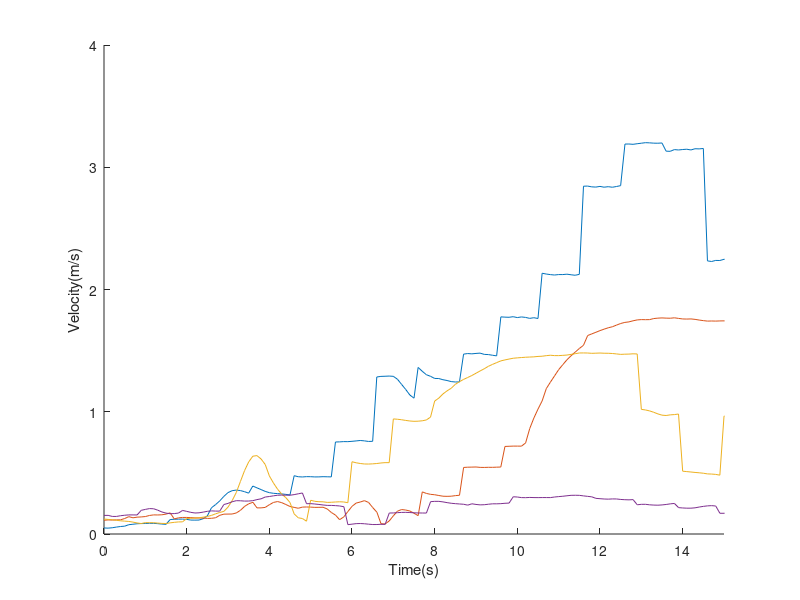

Write MATLAB code to recreate this figure.
% load step test
load('step_100.mat');

% normalize time
time = time*10^-9;
time = time - ones(numel(time),1)*time(1);

% plot
figure(1)
hold on
plot(time, sqrt(fieldtwisttwistlinearx.^2+fieldtwisttwistlineary.^2+fieldtwisttwistlinearz.^2));
xlim([0 15]);
xlabel('Time(s)')
ylabel('Velocity(m/s)');

% load step test
clear all;
load('step_75.mat');

% normalize time
time = time*10^-9;
time = time - ones(numel(time),1)*time(1);

% plot
figure(1)
hold on
plot(time, sqrt(fieldtwisttwistlinearx.^2+fieldtwisttwistlineary.^2+fieldtwisttwistlinearz.^2));
xlim([0 15]);
xlabel('Time(s)')
ylabel('Velocity(m/s)');

% load step test
clear all;
load('step_50.mat');

% normalize time
time = time*10^-9;
time = time - ones(numel(time),1)*time(1);

% plot
figure(1)
hold on
plot(time, sqrt(fieldtwisttwistlinearx.^2+fieldtwisttwistlineary.^2+fieldtwisttwistlinearz.^2));
xlim([0 15]);
xlabel('Time(s)')
ylabel('Velocity(m/s)');

% load step test
clear all;
load('step_25.mat');

% normalize time\
time = time2;
time = time*10^-9;
time = time - ones(numel(time),1)*time(1);

% plot
figure(1)
hold on
plot(time, sqrt(fieldtwisttwistlinearx2.^2+fieldtwisttwistlineary2.^2+fieldtwisttwistlinearz2.^2));
xlim([0 15]);
xlabel('Time(s)')
ylabel('Velocity(m/s)');